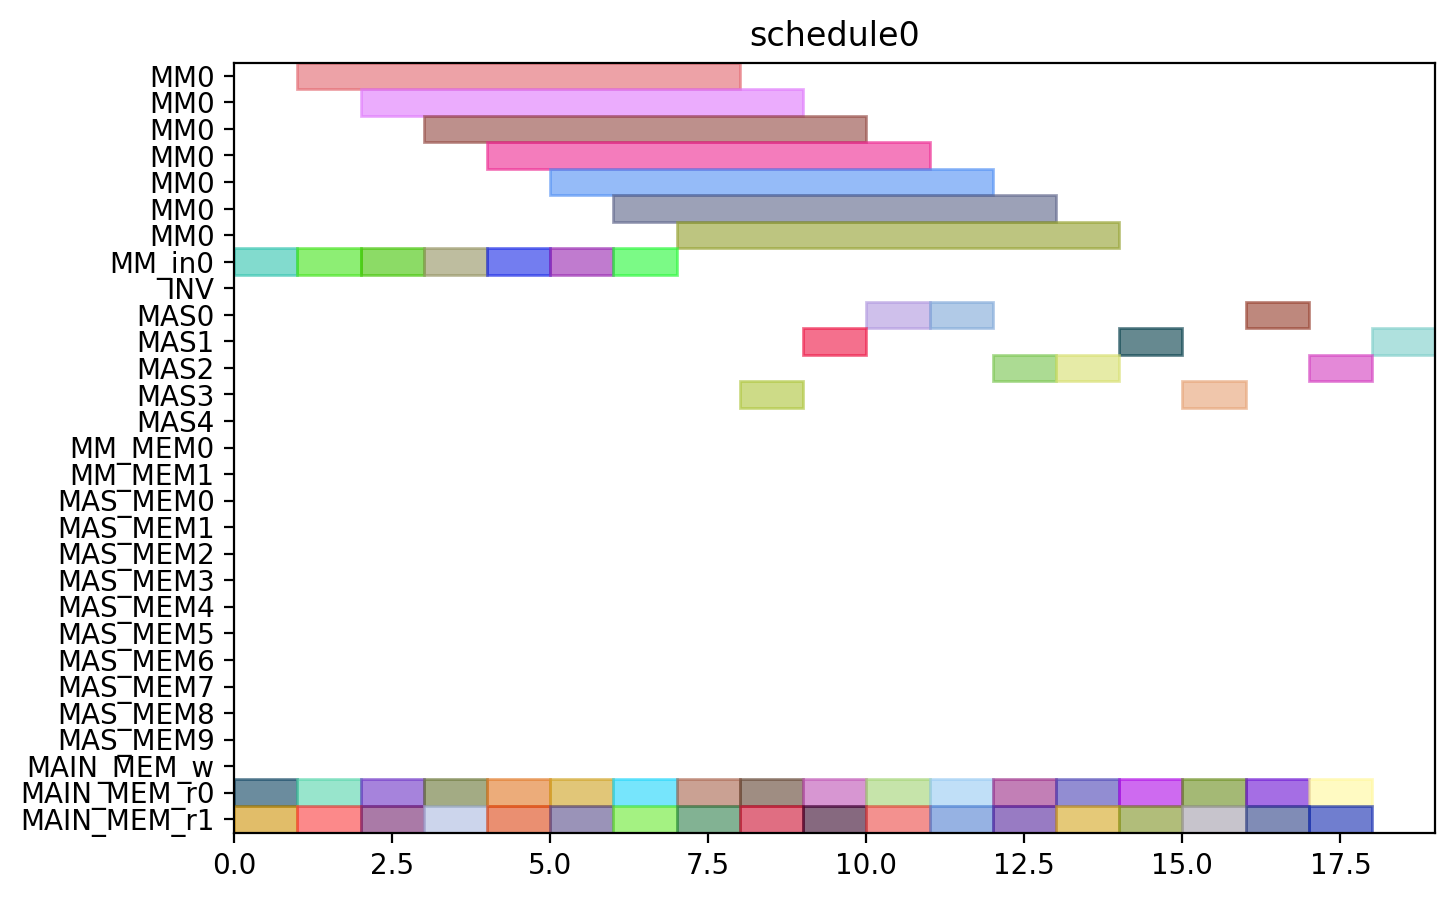

The Python source for this figure:
from pyschedule import Scenario, solvers, plotters, alt


def solve():
	horizon = 90
	S = Scenario("schedule0", horizon=horizon)

	# resource
	MM = S.Resources('MM', num=1, size=7)
	MM_in = S.Resources('MM_in', num=1)
	INV = S.Resource('INV')
	MAS = S.Resources('MAS', num=5, size=1, periods=range(1, horizon))
	MM_MEM = S.Resources('MM_MEM', num=2)
	MAS_MEM = S.Resources('MAS_MEM', num=10)
	MAIN_MEM_w = S.Resource('MAIN_MEM_w', size=1)
	MAIN_MEM_r = S.Resources('MAIN_MEM_r', num=2)

	# result of previous scheduling

	# new tasks
	t0_t0 = S.Task('t0_t0', length=1, delay_cost=1)
	t0_t0 += alt(MAS)

	t0_t0_mem0 = S.Task('t0_t0_mem0', length=1, delay_cost=1)
	t0_t0_mem0 += MAIN_MEM_r[0]
	S += t0_t0_mem0 <= t0_t0

	t0_t0_mem1 = S.Task('t0_t0_mem1', length=1, delay_cost=1)
	t0_t0_mem1 += MAIN_MEM_r[1]
	S += t0_t0_mem1 <= t0_t0

	t0_t1 = S.Task('t0_t1', length=1, delay_cost=1)
	t0_t1 += alt(MAS)

	t0_t1_mem0 = S.Task('t0_t1_mem0', length=1, delay_cost=1)
	t0_t1_mem0 += MAIN_MEM_r[0]
	S += t0_t1_mem0 <= t0_t1

	t0_t1_mem1 = S.Task('t0_t1_mem1', length=1, delay_cost=1)
	t0_t1_mem1 += MAIN_MEM_r[1]
	S += t0_t1_mem1 <= t0_t1

	t0_t3_in = S.Task('t0_t3_in', length=1, delay_cost=1)
	t0_t3_in += alt(MM_in)
	t0_t3 = S.Task('t0_t3', length=7, delay_cost=1)
	t0_t3 += alt(MM)
	S += t0_t3>=t0_t3_in

	t0_t3_mem0 = S.Task('t0_t3_mem0', length=1, delay_cost=1)
	t0_t3_mem0 += MAIN_MEM_r[0]
	S += t0_t3_mem0 <= t0_t3

	t0_t3_mem1 = S.Task('t0_t3_mem1', length=1, delay_cost=1)
	t0_t3_mem1 += MAIN_MEM_r[1]
	S += t0_t3_mem1 <= t0_t3

	t1_t0 = S.Task('t1_t0', length=1, delay_cost=1)
	t1_t0 += alt(MAS)

	t1_t0_mem0 = S.Task('t1_t0_mem0', length=1, delay_cost=1)
	t1_t0_mem0 += MAIN_MEM_r[0]
	S += t1_t0_mem0 <= t1_t0

	t1_t0_mem1 = S.Task('t1_t0_mem1', length=1, delay_cost=1)
	t1_t0_mem1 += MAIN_MEM_r[1]
	S += t1_t0_mem1 <= t1_t0

	t1_t1 = S.Task('t1_t1', length=1, delay_cost=1)
	t1_t1 += alt(MAS)

	t1_t1_mem0 = S.Task('t1_t1_mem0', length=1, delay_cost=1)
	t1_t1_mem0 += MAIN_MEM_r[0]
	S += t1_t1_mem0 <= t1_t1

	t1_t1_mem1 = S.Task('t1_t1_mem1', length=1, delay_cost=1)
	t1_t1_mem1 += MAIN_MEM_r[1]
	S += t1_t1_mem1 <= t1_t1

	t1_t3_in = S.Task('t1_t3_in', length=1, delay_cost=1)
	t1_t3_in += alt(MM_in)
	t1_t3 = S.Task('t1_t3', length=7, delay_cost=1)
	t1_t3 += alt(MM)
	S += t1_t3>=t1_t3_in

	t1_t3_mem0 = S.Task('t1_t3_mem0', length=1, delay_cost=1)
	t1_t3_mem0 += MAIN_MEM_r[0]
	S += t1_t3_mem0 <= t1_t3

	t1_t3_mem1 = S.Task('t1_t3_mem1', length=1, delay_cost=1)
	t1_t3_mem1 += MAIN_MEM_r[1]
	S += t1_t3_mem1 <= t1_t3

	t2_t2 = S.Task('t2_t2', length=1, delay_cost=1)
	t2_t2 += alt(MAS)

	t2_t2_mem0 = S.Task('t2_t2_mem0', length=1, delay_cost=1)
	t2_t2_mem0 += MAIN_MEM_r[0]
	S += t2_t2_mem0 <= t2_t2

	t2_t2_mem1 = S.Task('t2_t2_mem1', length=1, delay_cost=1)
	t2_t2_mem1 += MAIN_MEM_r[1]
	S += t2_t2_mem1 <= t2_t2

	t5_t0_in = S.Task('t5_t0_in', length=1, delay_cost=1)
	t5_t0_in += alt(MM_in)
	t5_t0 = S.Task('t5_t0', length=7, delay_cost=1)
	t5_t0 += alt(MM)
	S += t5_t0>=t5_t0_in

	t5_t0_mem0 = S.Task('t5_t0_mem0', length=1, delay_cost=1)
	t5_t0_mem0 += MAIN_MEM_r[0]
	S += t5_t0_mem0 <= t5_t0

	t5_t0_mem1 = S.Task('t5_t0_mem1', length=1, delay_cost=1)
	t5_t0_mem1 += MAIN_MEM_r[1]
	S += t5_t0_mem1 <= t5_t0

	t5_t1_in = S.Task('t5_t1_in', length=1, delay_cost=1)
	t5_t1_in += alt(MM_in)
	t5_t1 = S.Task('t5_t1', length=7, delay_cost=1)
	t5_t1 += alt(MM)
	S += t5_t1>=t5_t1_in

	t5_t1_mem0 = S.Task('t5_t1_mem0', length=1, delay_cost=1)
	t5_t1_mem0 += MAIN_MEM_r[0]
	S += t5_t1_mem0 <= t5_t1

	t5_t1_mem1 = S.Task('t5_t1_mem1', length=1, delay_cost=1)
	t5_t1_mem1 += MAIN_MEM_r[1]
	S += t5_t1_mem1 <= t5_t1

	t5_t2 = S.Task('t5_t2', length=1, delay_cost=1)
	t5_t2 += alt(MAS)

	t5_t2_mem0 = S.Task('t5_t2_mem0', length=1, delay_cost=1)
	t5_t2_mem0 += MAIN_MEM_r[0]
	S += t5_t2_mem0 <= t5_t2

	t5_t2_mem1 = S.Task('t5_t2_mem1', length=1, delay_cost=1)
	t5_t2_mem1 += MAIN_MEM_r[1]
	S += t5_t2_mem1 <= t5_t2

	t5_t3 = S.Task('t5_t3', length=1, delay_cost=1)
	t5_t3 += alt(MAS)

	t5_t3_mem0 = S.Task('t5_t3_mem0', length=1, delay_cost=1)
	t5_t3_mem0 += MAIN_MEM_r[0]
	S += t5_t3_mem0 <= t5_t3

	t5_t3_mem1 = S.Task('t5_t3_mem1', length=1, delay_cost=1)
	t5_t3_mem1 += MAIN_MEM_r[1]
	S += t5_t3_mem1 <= t5_t3

	t7_t0 = S.Task('t7_t0', length=1, delay_cost=1)
	t7_t0 += alt(MAS)

	t7_t0_mem0 = S.Task('t7_t0_mem0', length=1, delay_cost=1)
	t7_t0_mem0 += MAIN_MEM_r[0]
	S += t7_t0_mem0 <= t7_t0

	t7_t0_mem1 = S.Task('t7_t0_mem1', length=1, delay_cost=1)
	t7_t0_mem1 += MAIN_MEM_r[1]
	S += t7_t0_mem1 <= t7_t0

	t7_t1 = S.Task('t7_t1', length=1, delay_cost=1)
	t7_t1 += alt(MAS)

	t7_t1_mem0 = S.Task('t7_t1_mem0', length=1, delay_cost=1)
	t7_t1_mem0 += MAIN_MEM_r[0]
	S += t7_t1_mem0 <= t7_t1

	t7_t1_mem1 = S.Task('t7_t1_mem1', length=1, delay_cost=1)
	t7_t1_mem1 += MAIN_MEM_r[1]
	S += t7_t1_mem1 <= t7_t1

	t7_t3_in = S.Task('t7_t3_in', length=1, delay_cost=1)
	t7_t3_in += alt(MM_in)
	t7_t3 = S.Task('t7_t3', length=7, delay_cost=1)
	t7_t3 += alt(MM)
	S += t7_t3>=t7_t3_in

	t7_t3_mem0 = S.Task('t7_t3_mem0', length=1, delay_cost=1)
	t7_t3_mem0 += MAIN_MEM_r[0]
	S += t7_t3_mem0 <= t7_t3

	t7_t3_mem1 = S.Task('t7_t3_mem1', length=1, delay_cost=1)
	t7_t3_mem1 += MAIN_MEM_r[1]
	S += t7_t3_mem1 <= t7_t3

	t10_t0_in = S.Task('t10_t0_in', length=1, delay_cost=1)
	t10_t0_in += alt(MM_in)
	t10_t0 = S.Task('t10_t0', length=7, delay_cost=1)
	t10_t0 += alt(MM)
	S += t10_t0>=t10_t0_in

	t10_t0_mem0 = S.Task('t10_t0_mem0', length=1, delay_cost=1)
	t10_t0_mem0 += MAIN_MEM_r[0]
	S += t10_t0_mem0 <= t10_t0

	t10_t0_mem1 = S.Task('t10_t0_mem1', length=1, delay_cost=1)
	t10_t0_mem1 += MAIN_MEM_r[1]
	S += t10_t0_mem1 <= t10_t0

	t10_t1_in = S.Task('t10_t1_in', length=1, delay_cost=1)
	t10_t1_in += alt(MM_in)
	t10_t1 = S.Task('t10_t1', length=7, delay_cost=1)
	t10_t1 += alt(MM)
	S += t10_t1>=t10_t1_in

	t10_t1_mem0 = S.Task('t10_t1_mem0', length=1, delay_cost=1)
	t10_t1_mem0 += MAIN_MEM_r[0]
	S += t10_t1_mem0 <= t10_t1

	t10_t1_mem1 = S.Task('t10_t1_mem1', length=1, delay_cost=1)
	t10_t1_mem1 += MAIN_MEM_r[1]
	S += t10_t1_mem1 <= t10_t1

	t10_t2 = S.Task('t10_t2', length=1, delay_cost=1)
	t10_t2 += alt(MAS)

	t10_t2_mem0 = S.Task('t10_t2_mem0', length=1, delay_cost=1)
	t10_t2_mem0 += MAIN_MEM_r[0]
	S += t10_t2_mem0 <= t10_t2

	t10_t2_mem1 = S.Task('t10_t2_mem1', length=1, delay_cost=1)
	t10_t2_mem1 += MAIN_MEM_r[1]
	S += t10_t2_mem1 <= t10_t2

	t10_t3 = S.Task('t10_t3', length=1, delay_cost=1)
	t10_t3 += alt(MAS)

	t10_t3_mem0 = S.Task('t10_t3_mem0', length=1, delay_cost=1)
	t10_t3_mem0 += MAIN_MEM_r[0]
	S += t10_t3_mem0 <= t10_t3

	t10_t3_mem1 = S.Task('t10_t3_mem1', length=1, delay_cost=1)
	t10_t3_mem1 += MAIN_MEM_r[1]
	S += t10_t3_mem1 <= t10_t3

	solvers.mip.solve(S,msg=1,kind='CPLEX',ratio_gap=1.01)

	solution = [['hoge']*len(S.solution()[1]) for i in range(len(S.solution()))]
	for i in range(len(S.solution())):
		for j in range(len(S.solution()[i])):
			solution[i][j]=str(S.solution()[i][j])
	print(solution)

	cycles = int(solution[-1][3])

	pic_file_name = "/home/mfukuda/ABE/python/multiRAM_multiMAS/scheduling_result/stage7MM1_stage1MAS5/PDBL/schedule0.png"
	if(S.solution() != []):
		plotters.matplotlib.plot(S,img_filename=pic_file_name, show_task_labels=False, fig_size=(cycles*0.25+3, 5))

	return solution
